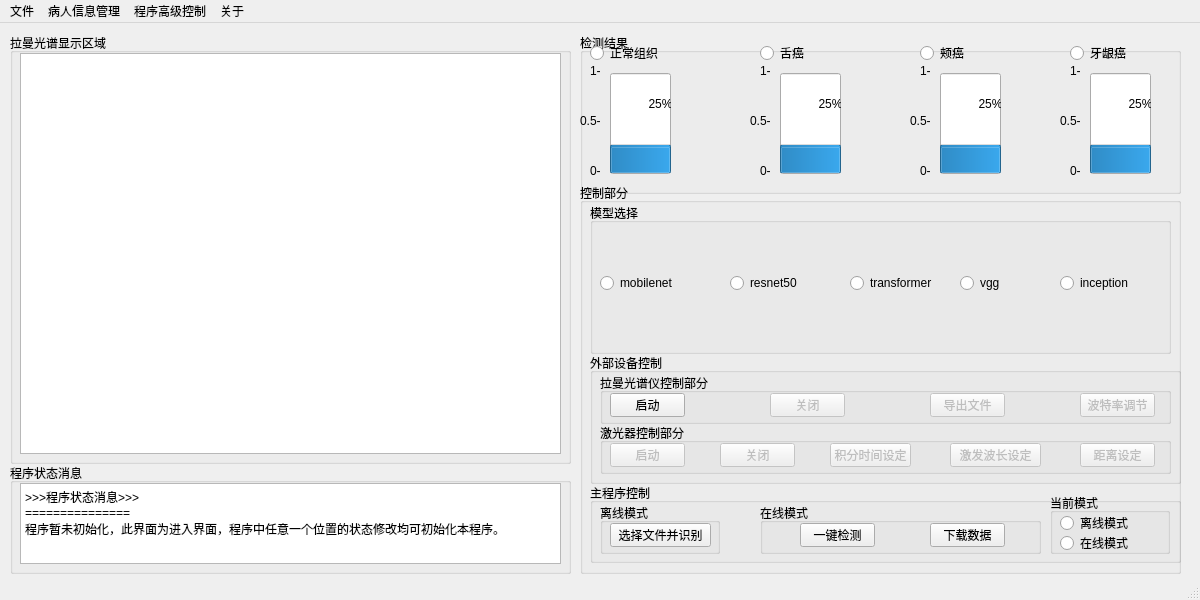
<?xml version="1.0" encoding="UTF-8"?>
<ui version="4.0">
 <class>MainWindow</class>
 <widget class="QMainWindow" name="MainWindow">
  <property name="geometry">
   <rect>
    <x>0</x>
    <y>0</y>
    <width>1200</width>
    <height>600</height>
   </rect>
  </property>
  <property name="minimumSize">
   <size>
    <width>1200</width>
    <height>600</height>
   </size>
  </property>
  <property name="maximumSize">
   <size>
    <width>16777215</width>
    <height>16777215</height>
   </size>
  </property>
  <property name="windowTitle">
   <string>MainWindow</string>
  </property>
  <widget class="QWidget" name="centralwidget">
   <widget class="QGroupBox" name="groupBox">
    <property name="geometry">
     <rect>
      <x>10</x>
      <y>10</y>
      <width>561</width>
      <height>431</height>
     </rect>
    </property>
    <property name="title">
     <string>拉曼光谱显示区域</string>
    </property>
    <widget class="QGraphicsView" name="graphicsView">
     <property name="geometry">
      <rect>
       <x>10</x>
       <y>20</y>
       <width>541</width>
       <height>401</height>
      </rect>
     </property>
    </widget>
    <widget class="QLabel" name="label">
     <property name="geometry">
      <rect>
       <x>12</x>
       <y>15</y>
       <width>541</width>
       <height>411</height>
      </rect>
     </property>
     <property name="text">
      <string/>
     </property>
    </widget>
   </widget>
   <widget class="QGroupBox" name="groupBox_2">
    <property name="geometry">
     <rect>
      <x>580</x>
      <y>10</y>
      <width>601</width>
      <height>161</height>
     </rect>
    </property>
    <property name="title">
     <string>检测结果</string>
    </property>
    <widget class="QRadioButton" name="radioButton">
     <property name="geometry">
      <rect>
       <x>10</x>
       <y>10</y>
       <width>95</width>
       <height>20</height>
      </rect>
     </property>
     <property name="text">
      <string>正常组织</string>
     </property>
    </widget>
    <widget class="QRadioButton" name="radioButton_2">
     <property name="geometry">
      <rect>
       <x>180</x>
       <y>10</y>
       <width>95</width>
       <height>20</height>
      </rect>
     </property>
     <property name="text">
      <string>舌癌</string>
     </property>
    </widget>
    <widget class="QRadioButton" name="radioButton_3">
     <property name="geometry">
      <rect>
       <x>340</x>
       <y>10</y>
       <width>95</width>
       <height>20</height>
      </rect>
     </property>
     <property name="text">
      <string>颊癌</string>
     </property>
    </widget>
    <widget class="QRadioButton" name="radioButton_4">
     <property name="geometry">
      <rect>
       <x>490</x>
       <y>10</y>
       <width>95</width>
       <height>20</height>
      </rect>
     </property>
     <property name="text">
      <string>牙龈癌</string>
     </property>
    </widget>
    <widget class="QProgressBar" name="progressBar">
     <property name="geometry">
      <rect>
       <x>30</x>
       <y>40</y>
       <width>61</width>
       <height>101</height>
      </rect>
     </property>
     <property name="value">
      <number>25</number>
     </property>
     <property name="alignment">
      <set>Qt::AlignBottom|Qt::AlignJustify</set>
     </property>
     <property name="orientation">
      <enum>Qt::Vertical</enum>
     </property>
    </widget>
    <widget class="QProgressBar" name="progressBar_2">
     <property name="geometry">
      <rect>
       <x>200</x>
       <y>40</y>
       <width>61</width>
       <height>101</height>
      </rect>
     </property>
     <property name="value">
      <number>25</number>
     </property>
     <property name="orientation">
      <enum>Qt::Vertical</enum>
     </property>
    </widget>
    <widget class="QProgressBar" name="progressBar_3">
     <property name="geometry">
      <rect>
       <x>360</x>
       <y>40</y>
       <width>61</width>
       <height>101</height>
      </rect>
     </property>
     <property name="value">
      <number>25</number>
     </property>
     <property name="orientation">
      <enum>Qt::Vertical</enum>
     </property>
    </widget>
    <widget class="QProgressBar" name="progressBar_4">
     <property name="geometry">
      <rect>
       <x>510</x>
       <y>40</y>
       <width>61</width>
       <height>101</height>
      </rect>
     </property>
     <property name="value">
      <number>25</number>
     </property>
     <property name="orientation">
      <enum>Qt::Vertical</enum>
     </property>
    </widget>
    <widget class="QRadioButton" name="radioButton_21">
     <property name="geometry">
      <rect>
       <x>650</x>
       <y>20</y>
       <width>95</width>
       <height>20</height>
      </rect>
     </property>
     <property name="text">
      <string>保留</string>
     </property>
    </widget>
    <widget class="QLabel" name="label_5">
     <property name="geometry">
      <rect>
       <x>0</x>
       <y>80</y>
       <width>31</width>
       <height>16</height>
      </rect>
     </property>
     <property name="text">
      <string>0.5-</string>
     </property>
    </widget>
    <widget class="QLabel" name="label_6">
     <property name="geometry">
      <rect>
       <x>10</x>
       <y>30</y>
       <width>21</width>
       <height>16</height>
      </rect>
     </property>
     <property name="text">
      <string>1-</string>
     </property>
    </widget>
    <widget class="QLabel" name="label_7">
     <property name="geometry">
      <rect>
       <x>10</x>
       <y>130</y>
       <width>21</width>
       <height>16</height>
      </rect>
     </property>
     <property name="text">
      <string>0-</string>
     </property>
    </widget>
    <widget class="QLabel" name="label_8">
     <property name="geometry">
      <rect>
       <x>170</x>
       <y>80</y>
       <width>21</width>
       <height>16</height>
      </rect>
     </property>
     <property name="text">
      <string>0.5-</string>
     </property>
    </widget>
    <widget class="QLabel" name="label_9">
     <property name="geometry">
      <rect>
       <x>180</x>
       <y>30</y>
       <width>21</width>
       <height>16</height>
      </rect>
     </property>
     <property name="text">
      <string>1-</string>
     </property>
    </widget>
    <widget class="QLabel" name="label_10">
     <property name="geometry">
      <rect>
       <x>180</x>
       <y>130</y>
       <width>21</width>
       <height>16</height>
      </rect>
     </property>
     <property name="text">
      <string>0-</string>
     </property>
    </widget>
    <widget class="QLabel" name="label_11">
     <property name="geometry">
      <rect>
       <x>330</x>
       <y>80</y>
       <width>21</width>
       <height>16</height>
      </rect>
     </property>
     <property name="text">
      <string>0.5-</string>
     </property>
    </widget>
    <widget class="QLabel" name="label_12">
     <property name="geometry">
      <rect>
       <x>340</x>
       <y>30</y>
       <width>21</width>
       <height>16</height>
      </rect>
     </property>
     <property name="text">
      <string>1-</string>
     </property>
    </widget>
    <widget class="QLabel" name="label_13">
     <property name="geometry">
      <rect>
       <x>340</x>
       <y>130</y>
       <width>21</width>
       <height>16</height>
      </rect>
     </property>
     <property name="text">
      <string>0-</string>
     </property>
    </widget>
    <widget class="QLabel" name="label_14">
     <property name="geometry">
      <rect>
       <x>480</x>
       <y>80</y>
       <width>21</width>
       <height>16</height>
      </rect>
     </property>
     <property name="text">
      <string>0.5-</string>
     </property>
    </widget>
    <widget class="QLabel" name="label_15">
     <property name="geometry">
      <rect>
       <x>490</x>
       <y>30</y>
       <width>21</width>
       <height>16</height>
      </rect>
     </property>
     <property name="text">
      <string>1-</string>
     </property>
    </widget>
    <widget class="QLabel" name="label_16">
     <property name="geometry">
      <rect>
       <x>490</x>
       <y>130</y>
       <width>21</width>
       <height>16</height>
      </rect>
     </property>
     <property name="text">
      <string>0-</string>
     </property>
    </widget>
   </widget>
   <widget class="QGroupBox" name="groupBox_3">
    <property name="geometry">
     <rect>
      <x>580</x>
      <y>160</y>
      <width>601</width>
      <height>391</height>
     </rect>
    </property>
    <property name="title">
     <string>控制部分</string>
    </property>
    <widget class="QGroupBox" name="groupBox_4">
     <property name="geometry">
      <rect>
       <x>10</x>
       <y>20</y>
       <width>581</width>
       <height>151</height>
      </rect>
     </property>
     <property name="title">
      <string>模型选择</string>
     </property>
     <widget class="QRadioButton" name="radioButton_5">
      <property name="geometry">
       <rect>
        <x>790</x>
        <y>20</y>
        <width>95</width>
        <height>20</height>
       </rect>
      </property>
      <property name="text">
       <string>AlexNet</string>
      </property>
     </widget>
     <widget class="QRadioButton" name="radioButton_6">
      <property name="geometry">
       <rect>
        <x>710</x>
        <y>20</y>
        <width>95</width>
        <height>20</height>
       </rect>
      </property>
      <property name="text">
       <string>DenseNet</string>
      </property>
     </widget>
     <widget class="QRadioButton" name="radioButton_7">
      <property name="geometry">
       <rect>
        <x>630</x>
        <y>20</y>
        <width>95</width>
        <height>20</height>
       </rect>
      </property>
      <property name="text">
       <string>EfficientNet</string>
      </property>
     </widget>
     <widget class="QRadioButton" name="radioButton_8">
      <property name="geometry">
       <rect>
        <x>790</x>
        <y>70</y>
        <width>95</width>
        <height>20</height>
       </rect>
      </property>
      <property name="text">
       <string>MobileNet</string>
      </property>
     </widget>
     <widget class="QRadioButton" name="radioButton_9">
      <property name="geometry">
       <rect>
        <x>710</x>
        <y>110</y>
        <width>95</width>
        <height>20</height>
       </rect>
      </property>
      <property name="text">
       <string>GhostNet</string>
      </property>
     </widget>
     <widget class="QRadioButton" name="radioButton_10">
      <property name="geometry">
       <rect>
        <x>630</x>
        <y>50</y>
        <width>95</width>
        <height>20</height>
       </rect>
      </property>
      <property name="text">
       <string>Inception</string>
      </property>
     </widget>
     <widget class="QRadioButton" name="radioButton_11">
      <property name="geometry">
       <rect>
        <x>710</x>
        <y>50</y>
        <width>95</width>
        <height>20</height>
       </rect>
      </property>
      <property name="text">
       <string>SqueezeNet</string>
      </property>
     </widget>
     <widget class="QRadioButton" name="radioButton_12">
      <property name="geometry">
       <rect>
        <x>710</x>
        <y>70</y>
        <width>95</width>
        <height>20</height>
       </rect>
      </property>
      <property name="text">
       <string>ResNet</string>
      </property>
     </widget>
     <widget class="QRadioButton" name="radioButton_13">
      <property name="geometry">
       <rect>
        <x>630</x>
        <y>70</y>
        <width>95</width>
        <height>20</height>
       </rect>
      </property>
      <property name="text">
       <string>ShuffleNet</string>
      </property>
     </widget>
     <widget class="QRadioButton" name="radioButton_14">
      <property name="geometry">
       <rect>
        <x>790</x>
        <y>110</y>
        <width>95</width>
        <height>20</height>
       </rect>
      </property>
      <property name="text">
       <string>PCA+LDA</string>
      </property>
     </widget>
     <widget class="QRadioButton" name="radioButton_15">
      <property name="geometry">
       <rect>
        <x>790</x>
        <y>50</y>
        <width>95</width>
        <height>20</height>
       </rect>
      </property>
      <property name="text">
       <string>Transformer</string>
      </property>
     </widget>
     <widget class="QRadioButton" name="radioButton_16">
      <property name="geometry">
       <rect>
        <x>790</x>
        <y>90</y>
        <width>95</width>
        <height>20</height>
       </rect>
      </property>
      <property name="text">
       <string>VggNet</string>
      </property>
     </widget>
     <widget class="QRadioButton" name="radioButton_17">
      <property name="geometry">
       <rect>
        <x>710</x>
        <y>90</y>
        <width>95</width>
        <height>20</height>
       </rect>
      </property>
      <property name="text">
       <string>RexNeXt</string>
      </property>
     </widget>
     <widget class="QRadioButton" name="radioButton_18">
      <property name="geometry">
       <rect>
        <x>630</x>
        <y>90</y>
        <width>95</width>
        <height>20</height>
       </rect>
      </property>
      <property name="text">
       <string>PCA+SVM</string>
      </property>
     </widget>
     <widget class="QRadioButton" name="radioButton_22">
      <property name="geometry">
       <rect>
        <x>10</x>
        <y>70</y>
        <width>95</width>
        <height>20</height>
       </rect>
      </property>
      <property name="text">
       <string>mobilenet</string>
      </property>
     </widget>
     <widget class="QRadioButton" name="radioButton_23">
      <property name="geometry">
       <rect>
        <x>140</x>
        <y>70</y>
        <width>95</width>
        <height>20</height>
       </rect>
      </property>
      <property name="text">
       <string>resnet50</string>
      </property>
     </widget>
     <widget class="QRadioButton" name="radioButton_24">
      <property name="geometry">
       <rect>
        <x>260</x>
        <y>70</y>
        <width>95</width>
        <height>20</height>
       </rect>
      </property>
      <property name="text">
       <string>transformer</string>
      </property>
     </widget>
     <widget class="QRadioButton" name="radioButton_25">
      <property name="geometry">
       <rect>
        <x>370</x>
        <y>70</y>
        <width>95</width>
        <height>20</height>
       </rect>
      </property>
      <property name="text">
       <string>vgg</string>
      </property>
     </widget>
     <widget class="QRadioButton" name="radioButton_26">
      <property name="geometry">
       <rect>
        <x>470</x>
        <y>70</y>
        <width>95</width>
        <height>20</height>
       </rect>
      </property>
      <property name="text">
       <string>inception</string>
      </property>
     </widget>
    </widget>
    <widget class="QGroupBox" name="groupBox_5">
     <property name="geometry">
      <rect>
       <x>10</x>
       <y>170</y>
       <width>591</width>
       <height>131</height>
      </rect>
     </property>
     <property name="title">
      <string>外部设备控制</string>
     </property>
     <widget class="QGroupBox" name="groupBox_6">
      <property name="geometry">
       <rect>
        <x>10</x>
        <y>20</y>
        <width>571</width>
        <height>51</height>
       </rect>
      </property>
      <property name="title">
       <string>拉曼光谱仪控制部分</string>
      </property>
      <widget class="QPushButton" name="pushButton_2">
       <property name="enabled">
        <bool>true</bool>
       </property>
       <property name="geometry">
        <rect>
         <x>10</x>
         <y>20</y>
         <width>75</width>
         <height>24</height>
        </rect>
       </property>
       <property name="text">
        <string>启动</string>
       </property>
      </widget>
      <widget class="QPushButton" name="pushButton_3">
       <property name="enabled">
        <bool>false</bool>
       </property>
       <property name="geometry">
        <rect>
         <x>170</x>
         <y>20</y>
         <width>75</width>
         <height>24</height>
        </rect>
       </property>
       <property name="text">
        <string>关闭</string>
       </property>
      </widget>
      <widget class="QPushButton" name="pushButton_4">
       <property name="enabled">
        <bool>false</bool>
       </property>
       <property name="geometry">
        <rect>
         <x>330</x>
         <y>20</y>
         <width>75</width>
         <height>24</height>
        </rect>
       </property>
       <property name="text">
        <string>导出文件</string>
       </property>
      </widget>
      <widget class="QPushButton" name="pushButton_7">
       <property name="enabled">
        <bool>false</bool>
       </property>
       <property name="geometry">
        <rect>
         <x>480</x>
         <y>20</y>
         <width>75</width>
         <height>24</height>
        </rect>
       </property>
       <property name="text">
        <string>波特率调节</string>
       </property>
      </widget>
     </widget>
     <widget class="QGroupBox" name="groupBox_7">
      <property name="geometry">
       <rect>
        <x>10</x>
        <y>70</y>
        <width>571</width>
        <height>51</height>
       </rect>
      </property>
      <property name="title">
       <string>激光器控制部分</string>
      </property>
      <widget class="QPushButton" name="pushButton_5">
       <property name="enabled">
        <bool>false</bool>
       </property>
       <property name="geometry">
        <rect>
         <x>10</x>
         <y>20</y>
         <width>75</width>
         <height>24</height>
        </rect>
       </property>
       <property name="text">
        <string>启动</string>
       </property>
      </widget>
      <widget class="QPushButton" name="pushButton_6">
       <property name="enabled">
        <bool>false</bool>
       </property>
       <property name="geometry">
        <rect>
         <x>120</x>
         <y>20</y>
         <width>75</width>
         <height>24</height>
        </rect>
       </property>
       <property name="text">
        <string>关闭</string>
       </property>
      </widget>
      <widget class="QPushButton" name="pushButton_8">
       <property name="enabled">
        <bool>false</bool>
       </property>
       <property name="geometry">
        <rect>
         <x>230</x>
         <y>20</y>
         <width>81</width>
         <height>24</height>
        </rect>
       </property>
       <property name="text">
        <string>积分时间设定</string>
       </property>
      </widget>
      <widget class="QPushButton" name="pushButton_9">
       <property name="enabled">
        <bool>false</bool>
       </property>
       <property name="geometry">
        <rect>
         <x>350</x>
         <y>20</y>
         <width>91</width>
         <height>24</height>
        </rect>
       </property>
       <property name="text">
        <string>激发波长设定</string>
       </property>
      </widget>
      <widget class="QPushButton" name="pushButton_10">
       <property name="enabled">
        <bool>false</bool>
       </property>
       <property name="geometry">
        <rect>
         <x>480</x>
         <y>20</y>
         <width>75</width>
         <height>24</height>
        </rect>
       </property>
       <property name="text">
        <string>距离设定</string>
       </property>
      </widget>
     </widget>
    </widget>
    <widget class="QGroupBox" name="groupBox_8">
     <property name="geometry">
      <rect>
       <x>10</x>
       <y>300</y>
       <width>591</width>
       <height>80</height>
      </rect>
     </property>
     <property name="title">
      <string>主程序控制</string>
     </property>
     <widget class="QGroupBox" name="groupBox_9">
      <property name="geometry">
       <rect>
        <x>460</x>
        <y>10</y>
        <width>120</width>
        <height>61</height>
       </rect>
      </property>
      <property name="title">
       <string>当前模式</string>
      </property>
      <widget class="QRadioButton" name="radioButton_19">
       <property name="geometry">
        <rect>
         <x>10</x>
         <y>20</y>
         <width>95</width>
         <height>20</height>
        </rect>
       </property>
       <property name="text">
        <string>离线模式</string>
       </property>
      </widget>
      <widget class="QRadioButton" name="radioButton_20">
       <property name="geometry">
        <rect>
         <x>10</x>
         <y>40</y>
         <width>95</width>
         <height>20</height>
        </rect>
       </property>
       <property name="text">
        <string>在线模式</string>
       </property>
      </widget>
     </widget>
     <widget class="QGroupBox" name="groupBox_10">
      <property name="geometry">
       <rect>
        <x>10</x>
        <y>20</y>
        <width>120</width>
        <height>51</height>
       </rect>
      </property>
      <property name="title">
       <string>离线模式</string>
      </property>
      <widget class="QPushButton" name="pushButton_11">
       <property name="geometry">
        <rect>
         <x>10</x>
         <y>20</y>
         <width>101</width>
         <height>24</height>
        </rect>
       </property>
       <property name="text">
        <string>选择文件并识别</string>
       </property>
      </widget>
     </widget>
     <widget class="QGroupBox" name="groupBox_11">
      <property name="geometry">
       <rect>
        <x>170</x>
        <y>20</y>
        <width>281</width>
        <height>51</height>
       </rect>
      </property>
      <property name="title">
       <string>在线模式</string>
      </property>
      <widget class="QPushButton" name="pushButton_12">
       <property name="geometry">
        <rect>
         <x>40</x>
         <y>20</y>
         <width>75</width>
         <height>24</height>
        </rect>
       </property>
       <property name="text">
        <string>一键检测</string>
       </property>
      </widget>
      <widget class="QPushButton" name="pushButton_13">
       <property name="geometry">
        <rect>
         <x>170</x>
         <y>20</y>
         <width>75</width>
         <height>24</height>
        </rect>
       </property>
       <property name="text">
        <string>下载数据</string>
       </property>
      </widget>
     </widget>
    </widget>
   </widget>
   <widget class="QGroupBox" name="groupBox_12">
    <property name="geometry">
     <rect>
      <x>10</x>
      <y>440</y>
      <width>561</width>
      <height>111</height>
     </rect>
    </property>
    <property name="title">
     <string>程序状态消息</string>
    </property>
    <widget class="QTextBrowser" name="textBrowser">
     <property name="geometry">
      <rect>
       <x>10</x>
       <y>20</y>
       <width>541</width>
       <height>81</height>
      </rect>
     </property>
     <property name="html">
      <string>&lt;!DOCTYPE HTML PUBLIC &quot;-//W3C//DTD HTML 4.0//EN&quot; &quot;http://www.w3.org/TR/REC-html40/strict.dtd&quot;&gt;
&lt;html&gt;&lt;head&gt;&lt;meta name=&quot;qrichtext&quot; content=&quot;1&quot; /&gt;&lt;meta charset=&quot;utf-8&quot; /&gt;&lt;style type=&quot;text/css&quot;&gt;
p, li { white-space: pre-wrap; }
&lt;/style&gt;&lt;/head&gt;&lt;body style=&quot; font-family:'Microsoft YaHei UI'; font-size:9pt; font-weight:400; font-style:normal;&quot;&gt;
&lt;p style=&quot; margin-top:0px; margin-bottom:0px; margin-left:0px; margin-right:0px; -qt-block-indent:0; text-indent:0px;&quot;&gt;&amp;gt;&amp;gt;&amp;gt;程序状态消息&amp;gt;&amp;gt;&amp;gt;&lt;/p&gt;
&lt;p style=&quot; margin-top:0px; margin-bottom:0px; margin-left:0px; margin-right:0px; -qt-block-indent:0; text-indent:0px;&quot;&gt;===============&lt;/p&gt;
&lt;p style=&quot; margin-top:0px; margin-bottom:0px; margin-left:0px; margin-right:0px; -qt-block-indent:0; text-indent:0px;&quot;&gt;程序暂未初始化，此界面为进入界面，程序中任意一个位置的状态修改均可初始化本程序。&lt;/p&gt;&lt;/body&gt;&lt;/html&gt;</string>
     </property>
    </widget>
   </widget>
  </widget>
  <widget class="QMenuBar" name="menubar">
   <property name="geometry">
    <rect>
     <x>0</x>
     <y>0</y>
     <width>1200</width>
     <height>22</height>
    </rect>
   </property>
   <widget class="QMenu" name="menu">
    <property name="title">
     <string>文件</string>
    </property>
    <addaction name="action_save_data_normal"/>
    <addaction name="action_save_all_data"/>
    <addaction name="separator"/>
    <addaction name="action_input_file"/>
   </widget>
   <widget class="QMenu" name="menu_2">
    <property name="title">
     <string>病人信息管理</string>
    </property>
    <addaction name="action_input_information"/>
    <addaction name="action_show_information"/>
   </widget>
   <widget class="QMenu" name="menu_3">
    <property name="title">
     <string>程序高级控制</string>
    </property>
    <addaction name="action_show_status_program"/>
    <addaction name="separator"/>
    <addaction name="action_clear_window"/>
    <addaction name="action_self_check"/>
    <addaction name="separator"/>
    <addaction name="action_exit"/>
   </widget>
   <widget class="QMenu" name="menu_4">
    <property name="title">
     <string>关于</string>
    </property>
    <addaction name="action_program_information"/>
    <addaction name="action_visit_website"/>
   </widget>
   <addaction name="menu"/>
   <addaction name="menu_2"/>
   <addaction name="menu_3"/>
   <addaction name="menu_4"/>
  </widget>
  <widget class="QStatusBar" name="statusbar"/>
  <action name="action_save_data_normal">
   <property name="text">
    <string>导出数据</string>
   </property>
   <property name="toolTip">
    <string>导出数据</string>
   </property>
  </action>
  <action name="action_save_all_data">
   <property name="text">
    <string>导出文件所有信息</string>
   </property>
   <property name="toolTip">
    <string>导出文件所有信息</string>
   </property>
  </action>
  <action name="action_input_file">
   <property name="text">
    <string>导入文件</string>
   </property>
   <property name="toolTip">
    <string>导入文件</string>
   </property>
  </action>
  <action name="action_input_information">
   <property name="text">
    <string>导入病人信息</string>
   </property>
   <property name="toolTip">
    <string>导入病人信息</string>
   </property>
  </action>
  <action name="action_show_information">
   <property name="text">
    <string>显示病人信息</string>
   </property>
   <property name="toolTip">
    <string>显示病人信息</string>
   </property>
  </action>
  <action name="action_show_status_program">
   <property name="text">
    <string>显示目前程序参数状态</string>
   </property>
  </action>
  <action name="action_clear_window">
   <property name="text">
    <string>程序屏幕状态清除</string>
   </property>
   <property name="toolTip">
    <string>程序屏幕状态清除</string>
   </property>
  </action>
  <action name="action_exit">
   <property name="text">
    <string>退出</string>
   </property>
   <property name="toolTip">
    <string>退出</string>
   </property>
  </action>
  <action name="action_self_check">
   <property name="text">
    <string>程序功能自检</string>
   </property>
  </action>
  <action name="action_program_information">
   <property name="text">
    <string>程序信息</string>
   </property>
  </action>
  <action name="action_visit_website">
   <property name="text">
    <string>程序官网</string>
   </property>
  </action>
 </widget>
 <resources/>
 <connections/>
</ui>
